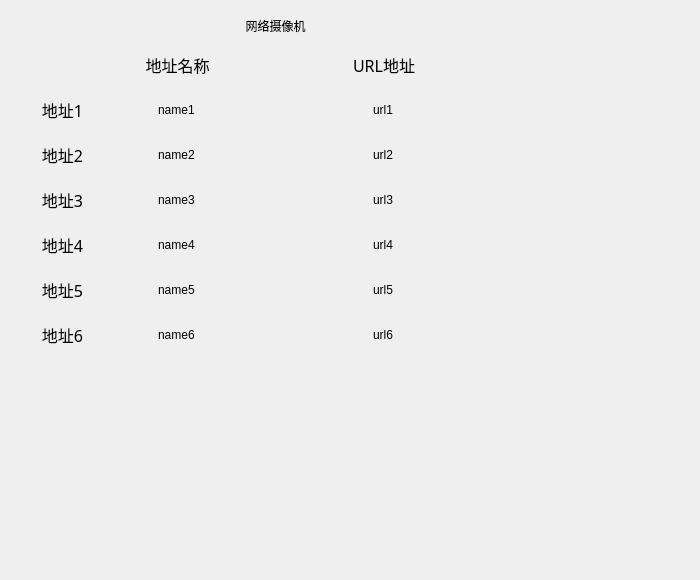
<?xml version="1.0" encoding="UTF-8"?>
<ui version="4.0">
 <class>IpCameraDialog</class>
 <widget class="QDialog" name="IpCameraDialog">
  <property name="geometry">
   <rect>
    <x>0</x>
    <y>0</y>
    <width>700</width>
    <height>580</height>
   </rect>
  </property>
  <property name="windowTitle">
   <string>Dialog</string>
  </property>
  <widget class="QLabel" name="label_IpCamera_4">
   <property name="geometry">
    <rect>
     <x>0</x>
     <y>132</y>
     <width>125</width>
     <height>45</height>
    </rect>
   </property>
   <property name="font">
    <font>
     <family>AlArabiya</family>
     <pointsize>12</pointsize>
    </font>
   </property>
   <property name="layoutDirection">
    <enum>Qt::LeftToRight</enum>
   </property>
   <property name="text">
    <string>地址2</string>
   </property>
   <property name="alignment">
    <set>Qt::AlignCenter</set>
   </property>
  </widget>
  <widget class="QFrame" name="frameIpCameraSetting">
   <property name="geometry">
    <rect>
     <x>0</x>
     <y>0</y>
     <width>535</width>
     <height>450</height>
    </rect>
   </property>
   <property name="styleSheet">
    <string notr="true"/>
   </property>
   <property name="frameShape">
    <enum>QFrame::NoFrame</enum>
   </property>
   <property name="frameShadow">
    <enum>QFrame::Raised</enum>
   </property>
  </widget>
  <widget class="QLabel" name="label_IpCamera_1">
   <property name="geometry">
    <rect>
     <x>0</x>
     <y>87</y>
     <width>125</width>
     <height>45</height>
    </rect>
   </property>
   <property name="font">
    <font>
     <family>AlArabiya</family>
     <pointsize>12</pointsize>
    </font>
   </property>
   <property name="layoutDirection">
    <enum>Qt::LeftToRight</enum>
   </property>
   <property name="text">
    <string>地址1</string>
   </property>
   <property name="alignment">
    <set>Qt::AlignCenter</set>
   </property>
  </widget>
  <widget class="MyLineEdit" name="lineEditUrl5">
   <property name="geometry">
    <rect>
     <x>230</x>
     <y>267</y>
     <width>308</width>
     <height>45</height>
    </rect>
   </property>
   <property name="focusPolicy">
    <enum>Qt::ClickFocus</enum>
   </property>
   <property name="styleSheet">
    <string notr="true">border: 0px;
background-color: transparent;</string>
   </property>
   <property name="text">
    <string>url5</string>
   </property>
   <property name="maxLength">
    <number>49</number>
   </property>
   <property name="alignment">
    <set>Qt::AlignCenter</set>
   </property>
  </widget>
  <widget class="QLabel" name="label_IpCamera_2">
   <property name="geometry">
    <rect>
     <x>125</x>
     <y>42</y>
     <width>105</width>
     <height>45</height>
    </rect>
   </property>
   <property name="font">
    <font>
     <family>AlArabiya</family>
     <pointsize>12</pointsize>
    </font>
   </property>
   <property name="layoutDirection">
    <enum>Qt::LeftToRight</enum>
   </property>
   <property name="text">
    <string>地址名称</string>
   </property>
   <property name="alignment">
    <set>Qt::AlignCenter</set>
   </property>
  </widget>
  <widget class="MyLineEdit" name="lineEditUrl2">
   <property name="geometry">
    <rect>
     <x>230</x>
     <y>132</y>
     <width>308</width>
     <height>45</height>
    </rect>
   </property>
   <property name="focusPolicy">
    <enum>Qt::ClickFocus</enum>
   </property>
   <property name="styleSheet">
    <string notr="true">border: 0px;
background-color: transparent;</string>
   </property>
   <property name="text">
    <string>url2</string>
   </property>
   <property name="maxLength">
    <number>49</number>
   </property>
   <property name="alignment">
    <set>Qt::AlignCenter</set>
   </property>
  </widget>
  <widget class="MyLineEdit" name="lineEditName3">
   <property name="geometry">
    <rect>
     <x>125</x>
     <y>177</y>
     <width>105</width>
     <height>45</height>
    </rect>
   </property>
   <property name="focusPolicy">
    <enum>Qt::ClickFocus</enum>
   </property>
   <property name="styleSheet">
    <string notr="true">border: 0px;
background-color: transparent;</string>
   </property>
   <property name="text">
    <string>name3</string>
   </property>
   <property name="maxLength">
    <number>49</number>
   </property>
   <property name="alignment">
    <set>Qt::AlignCenter</set>
   </property>
  </widget>
  <widget class="MyLineEdit" name="lineEditUrl3">
   <property name="geometry">
    <rect>
     <x>230</x>
     <y>177</y>
     <width>308</width>
     <height>45</height>
    </rect>
   </property>
   <property name="focusPolicy">
    <enum>Qt::ClickFocus</enum>
   </property>
   <property name="styleSheet">
    <string notr="true">border: 0px;
background-color: transparent;</string>
   </property>
   <property name="text">
    <string>url3</string>
   </property>
   <property name="maxLength">
    <number>49</number>
   </property>
   <property name="alignment">
    <set>Qt::AlignCenter</set>
   </property>
  </widget>
  <widget class="MyLineEdit" name="lineEditUrl6">
   <property name="geometry">
    <rect>
     <x>230</x>
     <y>312</y>
     <width>308</width>
     <height>45</height>
    </rect>
   </property>
   <property name="focusPolicy">
    <enum>Qt::ClickFocus</enum>
   </property>
   <property name="styleSheet">
    <string notr="true">border: 0px;
background-color: transparent;</string>
   </property>
   <property name="text">
    <string>url6</string>
   </property>
   <property name="maxLength">
    <number>49</number>
   </property>
   <property name="alignment">
    <set>Qt::AlignCenter</set>
   </property>
  </widget>
  <widget class="QLabel" name="label_IpCamera_3">
   <property name="geometry">
    <rect>
     <x>230</x>
     <y>42</y>
     <width>308</width>
     <height>45</height>
    </rect>
   </property>
   <property name="font">
    <font>
     <family>AlArabiya</family>
     <pointsize>12</pointsize>
    </font>
   </property>
   <property name="layoutDirection">
    <enum>Qt::LeftToRight</enum>
   </property>
   <property name="text">
    <string>URL地址</string>
   </property>
   <property name="alignment">
    <set>Qt::AlignCenter</set>
   </property>
  </widget>
  <widget class="MyLineEdit" name="lineEditName4">
   <property name="geometry">
    <rect>
     <x>125</x>
     <y>222</y>
     <width>105</width>
     <height>45</height>
    </rect>
   </property>
   <property name="focusPolicy">
    <enum>Qt::ClickFocus</enum>
   </property>
   <property name="styleSheet">
    <string notr="true">border: 0px;
background-color: transparent;</string>
   </property>
   <property name="text">
    <string>name4</string>
   </property>
   <property name="maxLength">
    <number>49</number>
   </property>
   <property name="alignment">
    <set>Qt::AlignCenter</set>
   </property>
  </widget>
  <widget class="MyLineEdit" name="lineEditName1">
   <property name="geometry">
    <rect>
     <x>125</x>
     <y>87</y>
     <width>105</width>
     <height>45</height>
    </rect>
   </property>
   <property name="focusPolicy">
    <enum>Qt::ClickFocus</enum>
   </property>
   <property name="styleSheet">
    <string notr="true">border: 0px;
background-color: transparent;</string>
   </property>
   <property name="text">
    <string>name1</string>
   </property>
   <property name="maxLength">
    <number>49</number>
   </property>
   <property name="alignment">
    <set>Qt::AlignCenter</set>
   </property>
  </widget>
  <widget class="MyLineEdit" name="lineEditName5">
   <property name="geometry">
    <rect>
     <x>125</x>
     <y>267</y>
     <width>105</width>
     <height>45</height>
    </rect>
   </property>
   <property name="focusPolicy">
    <enum>Qt::ClickFocus</enum>
   </property>
   <property name="styleSheet">
    <string notr="true">border: 0px;
background-color: transparent;</string>
   </property>
   <property name="text">
    <string>name5</string>
   </property>
   <property name="maxLength">
    <number>49</number>
   </property>
   <property name="alignment">
    <set>Qt::AlignCenter</set>
   </property>
  </widget>
  <widget class="MyLineEdit" name="lineEditName2">
   <property name="geometry">
    <rect>
     <x>125</x>
     <y>132</y>
     <width>105</width>
     <height>45</height>
    </rect>
   </property>
   <property name="focusPolicy">
    <enum>Qt::ClickFocus</enum>
   </property>
   <property name="styleSheet">
    <string notr="true">border: 0px;
background-color: transparent;</string>
   </property>
   <property name="text">
    <string>name2</string>
   </property>
   <property name="maxLength">
    <number>49</number>
   </property>
   <property name="alignment">
    <set>Qt::AlignCenter</set>
   </property>
  </widget>
  <widget class="QLabel" name="label_IpCamera_5">
   <property name="geometry">
    <rect>
     <x>0</x>
     <y>177</y>
     <width>125</width>
     <height>45</height>
    </rect>
   </property>
   <property name="font">
    <font>
     <family>AlArabiya</family>
     <pointsize>12</pointsize>
    </font>
   </property>
   <property name="layoutDirection">
    <enum>Qt::LeftToRight</enum>
   </property>
   <property name="text">
    <string>地址3</string>
   </property>
   <property name="alignment">
    <set>Qt::AlignCenter</set>
   </property>
  </widget>
  <widget class="MyLineEdit" name="lineEditUrl4">
   <property name="geometry">
    <rect>
     <x>230</x>
     <y>222</y>
     <width>308</width>
     <height>45</height>
    </rect>
   </property>
   <property name="focusPolicy">
    <enum>Qt::ClickFocus</enum>
   </property>
   <property name="styleSheet">
    <string notr="true">border: 0px;
background-color: transparent;</string>
   </property>
   <property name="text">
    <string>url4</string>
   </property>
   <property name="maxLength">
    <number>49</number>
   </property>
   <property name="alignment">
    <set>Qt::AlignCenter</set>
   </property>
  </widget>
  <widget class="QLabel" name="label_title">
   <property name="geometry">
    <rect>
     <x>20</x>
     <y>0</y>
     <width>511</width>
     <height>51</height>
    </rect>
   </property>
   <property name="styleSheet">
    <string notr="true"/>
   </property>
   <property name="text">
    <string>网络摄像机</string>
   </property>
   <property name="alignment">
    <set>Qt::AlignCenter</set>
   </property>
  </widget>
  <widget class="QLabel" name="label_IpCamera_6">
   <property name="geometry">
    <rect>
     <x>0</x>
     <y>222</y>
     <width>125</width>
     <height>45</height>
    </rect>
   </property>
   <property name="font">
    <font>
     <family>AlArabiya</family>
     <pointsize>12</pointsize>
    </font>
   </property>
   <property name="layoutDirection">
    <enum>Qt::LeftToRight</enum>
   </property>
   <property name="text">
    <string>地址4</string>
   </property>
   <property name="alignment">
    <set>Qt::AlignCenter</set>
   </property>
  </widget>
  <widget class="QLabel" name="label_IpCamera_8">
   <property name="geometry">
    <rect>
     <x>0</x>
     <y>312</y>
     <width>125</width>
     <height>45</height>
    </rect>
   </property>
   <property name="font">
    <font>
     <family>AlArabiya</family>
     <pointsize>12</pointsize>
    </font>
   </property>
   <property name="layoutDirection">
    <enum>Qt::LeftToRight</enum>
   </property>
   <property name="text">
    <string>地址6</string>
   </property>
   <property name="alignment">
    <set>Qt::AlignCenter</set>
   </property>
  </widget>
  <widget class="MyLineEdit" name="lineEditUrl1">
   <property name="geometry">
    <rect>
     <x>230</x>
     <y>87</y>
     <width>308</width>
     <height>45</height>
    </rect>
   </property>
   <property name="focusPolicy">
    <enum>Qt::ClickFocus</enum>
   </property>
   <property name="styleSheet">
    <string notr="true">border: 0px;
background-color: transparent;</string>
   </property>
   <property name="text">
    <string>url1</string>
   </property>
   <property name="maxLength">
    <number>49</number>
   </property>
   <property name="alignment">
    <set>Qt::AlignCenter</set>
   </property>
  </widget>
  <widget class="MyLineEdit" name="lineEditName6">
   <property name="geometry">
    <rect>
     <x>125</x>
     <y>312</y>
     <width>105</width>
     <height>45</height>
    </rect>
   </property>
   <property name="focusPolicy">
    <enum>Qt::ClickFocus</enum>
   </property>
   <property name="styleSheet">
    <string notr="true">border: 0px;
background-color: transparent;</string>
   </property>
   <property name="text">
    <string>name6</string>
   </property>
   <property name="maxLength">
    <number>49</number>
   </property>
   <property name="alignment">
    <set>Qt::AlignCenter</set>
   </property>
  </widget>
  <widget class="QLabel" name="label_IpCamera_7">
   <property name="geometry">
    <rect>
     <x>0</x>
     <y>267</y>
     <width>125</width>
     <height>45</height>
    </rect>
   </property>
   <property name="font">
    <font>
     <family>AlArabiya</family>
     <pointsize>12</pointsize>
    </font>
   </property>
   <property name="layoutDirection">
    <enum>Qt::LeftToRight</enum>
   </property>
   <property name="text">
    <string>地址5</string>
   </property>
   <property name="alignment">
    <set>Qt::AlignCenter</set>
   </property>
  </widget>
  <zorder>frameIpCameraSetting</zorder>
  <zorder>label_IpCamera_4</zorder>
  <zorder>label_IpCamera_1</zorder>
  <zorder>lineEditUrl5</zorder>
  <zorder>label_IpCamera_2</zorder>
  <zorder>lineEditUrl2</zorder>
  <zorder>lineEditName3</zorder>
  <zorder>lineEditUrl3</zorder>
  <zorder>lineEditUrl6</zorder>
  <zorder>label_IpCamera_3</zorder>
  <zorder>lineEditName4</zorder>
  <zorder>lineEditName1</zorder>
  <zorder>lineEditName5</zorder>
  <zorder>lineEditName2</zorder>
  <zorder>label_IpCamera_5</zorder>
  <zorder>lineEditUrl4</zorder>
  <zorder>label_title</zorder>
  <zorder>label_IpCamera_6</zorder>
  <zorder>label_IpCamera_8</zorder>
  <zorder>lineEditUrl1</zorder>
  <zorder>lineEditName6</zorder>
  <zorder>label_IpCamera_7</zorder>
 </widget>
 <customwidgets>
  <customwidget>
   <class>MyLineEdit</class>
   <extends>QLineEdit</extends>
   <header>mylineedit.h</header>
  </customwidget>
 </customwidgets>
 <resources/>
 <connections/>
</ui>
